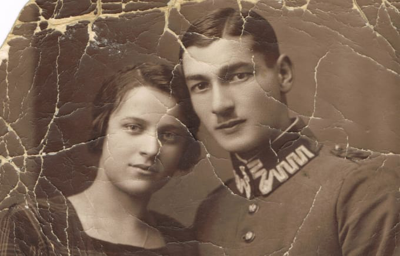
#> input picture IMAGE24.png, 400 x 256 px, found by its file name
$ python imageRestoration.py
#> lines starting #> are read from the running program, lines starting #| are printed output that depends on the picture; after the words box and inside, x2 and y2 are one past the last pixel; in counts of white or black regions, pixels touching at a corner belong together
import cv2
import numpy

#Step 1: Read Original Damaged Image
image = cv2.imread('D:\APU Stuff\Bachelor of Computer Science (Intelligent Systems) [APD2F2202CS(IS)]\Semester 2\Imaging & Special Effects [CT029-3-2-ISE]\Group Assignment\Work\IMAGE24.png',cv2.IMREAD_UNCHANGED)
#> image is the input picture: shape (256, 400, 4); mean B, G, R, A 83.8, 100.9, 123.5, 255

#Step 2: Denoising using Fast Means Denoising Method
fastMeans5 = cv2.fastNlMeansDenoisingColored(image,None,5,5,7,21)
#Chose 5 cuz smooths the image but the details are still here

#Step 3: Read Greyscaled Masked Image
#Saving denoised image:
cv2.imwrite("D:\APU Stuff\Bachelor of Computer Science (Intelligent Systems) [APD2F2202CS(IS)]\Semester 2\Imaging & Special Effects [CT029-3-2-ISE]\Group Assignment\Work\DenoisedImage.jpg", fastMeans5)
#Reading masked images from ms Paint and making it greyscaled:
maskedImage = cv2.imread('D:\APU Stuff\Bachelor of Computer Science (Intelligent Systems) [APD2F2202CS(IS)]\Semester 2\Imaging & Special Effects [CT029-3-2-ISE]\Group Assignment\Work\maskedImageee.png',cv2.IMREAD_GRAYSCALE)
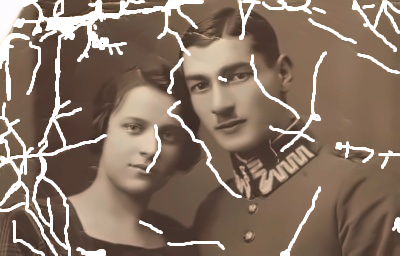
#> input picture maskedImageee.png, 400 x 256 px, found by its file name
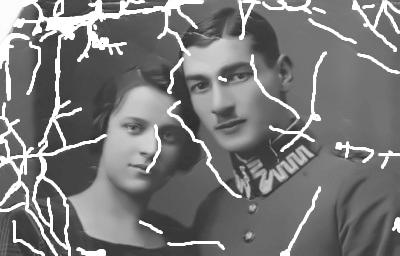
#> maskedImage: shape (256, 400); min 28, max 255, mean 120.9

#Step 4: Thresholding
ret, thresh1 = cv2.threshold(maskedImage, 120, 255, cv2.THRESH_BINARY)
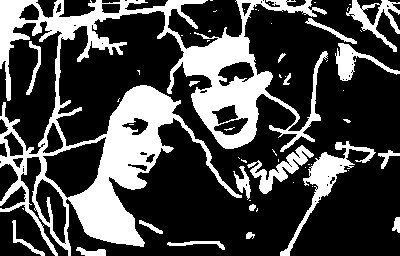
#> thresh1: shape (256, 400); 28.6% white; 56 white regions (37 under 20 px), largest, box (x1, y1, x2, y2) and area: (0, 0, 328, 256) 23088, (280, 141, 376, 256) 1698, (247, 145, 314, 194) 961

#Step 5: Dilation
kernel = numpy.ones((5, 5), numpy.uint8)
dilatedImage = cv2.dilate(thresh1, kernel, iterations=1)
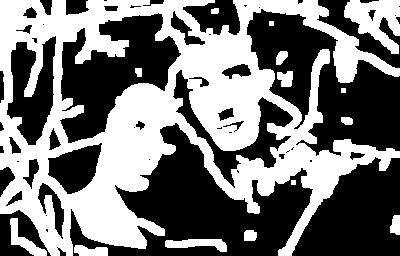
#> dilatedImage: shape (256, 400); 46.6% white; 15 white regions, largest, box (x1, y1, x2, y2) and area: (0, 0, 400, 256) 43891, (344, 0, 400, 54) 1713, (165, 239, 227, 252) 492

#Step 6: Inpainting Function
#teleaImage = cv2.inpaint(maskedImage, dilatedImage, 3, cv2.INPAINT_TELEA)
teleaImage = cv2.inpaint(maskedImage, thresh1, 3, cv2.INPAINT_TELEA)
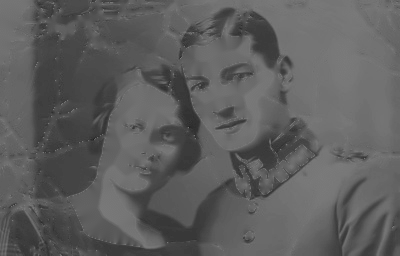
#> teleaImage: shape (256, 400); min 28, max 123, mean 93.8
#It is found that the result without the dilation is better

#Step 7: Write Restored Image
cv2.imwrite("D:\APU Stuff\Bachelor of Computer Science (Intelligent Systems) [APD2F2202CS(IS)]\Semester 2\Imaging & Special Effects [CT029-3-2-ISE]\Group Assignment\Work\RestoredImage.jpg", teleaImage)

# [9 lines of commented-out code are left out]
